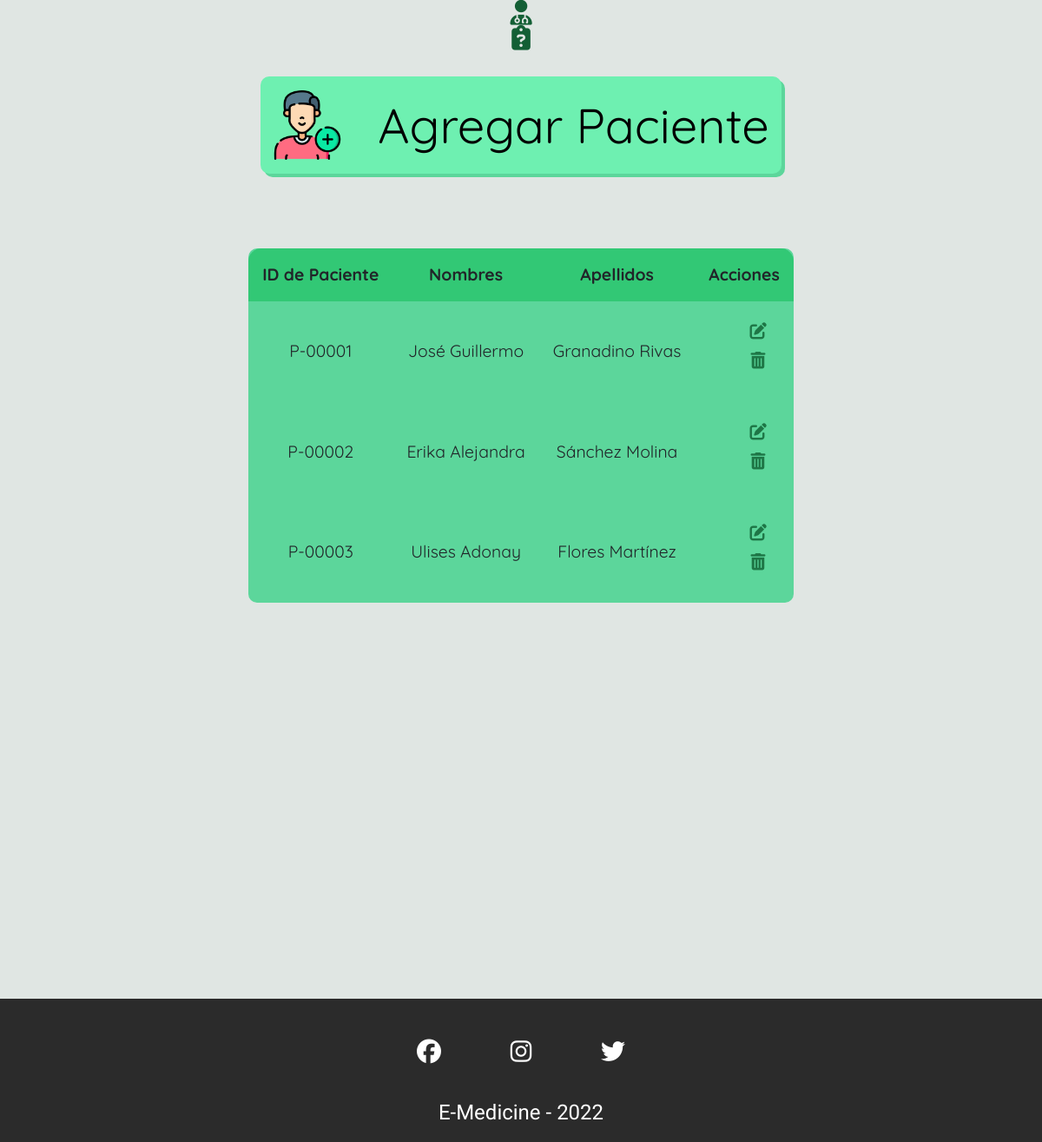
/view/viewAdminPacientes.php, run on an earlier commit of the app's database.
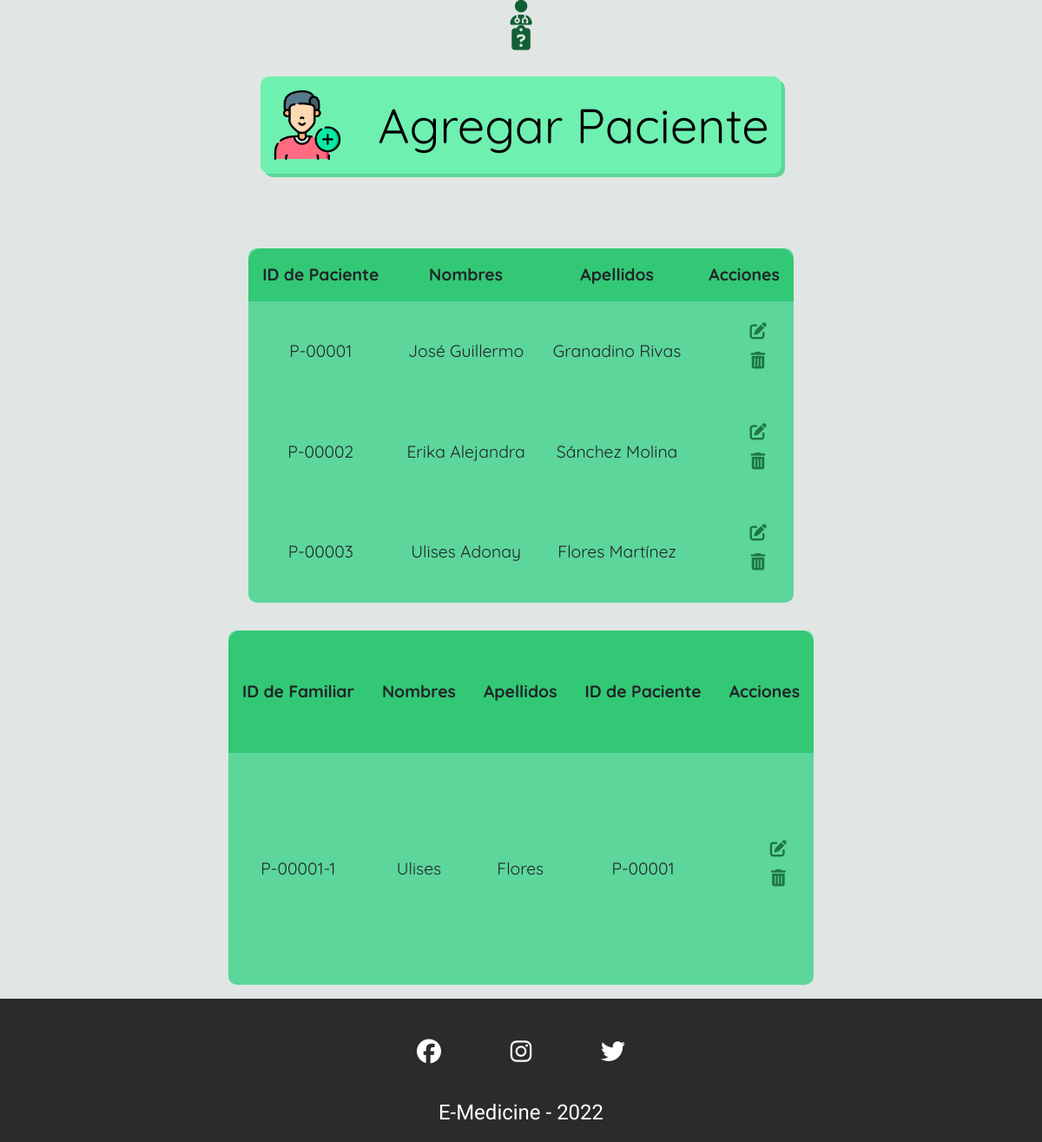
And on a later commit of the database.
### tables this page shows
CREATE TABLE IF NOT EXISTS `pacientes` (
  `idPaciente` varchar(255) NOT NULL,
  `nombre` varchar(255) NOT NULL,
  `apellido` varchar(255) NOT NULL,
  `peso` varchar(255) NOT NULL,
  `altura` varchar(255) NOT NULL,
  `fechaNacimiento` date NOT NULL,
  `fechaIngreso` date NOT NULL,
  `genero` varchar(255) NOT NULL,
  `municipio` varchar(255) NOT NULL,
  `correo` varchar(255) NOT NULL,
  `pass` varchar(255) NOT NULL,
  `telefono` varchar(255) NOT NULL
);

CREATE TABLE IF NOT EXISTS `familiar` (
  `idPerfil` varchar(255) NOT NULL,
  `idPaciente` varchar(255) NOT NULL,
  `nombres` varchar(255) NOT NULL,
  `apellidos` varchar(255) NOT NULL,
  `peso` varchar(255) NOT NULL,
  `altura` varchar(255) NOT NULL,
  `fechaNac` date NOT NULL,
  `genero` varchar(255) NOT NULL,
  `municipio` varchar(255) NOT NULL,
  `enfermedades` varchar(255) NOT NULL
);

### model/DaoPaciente.php (called while the page is built, shortened)
<?php
class DaoPaciente{
    public function listadoPacientes() {
        $cn = new Conexion;
        $dbh = $cn->getConexion();
        $sql = "SELECT idPaciente, nombre, apellido FROM pacientes ORDER BY idPaciente ";
        try {
            $stmt = $dbh->prepare($sql);
            $stmt->execute();
            $paciente = $stmt->fetchAll();
            return $paciente;
        } catch (Exception $e) {
            $e->getMessage();
        }
    }
}
?>

### model/DaoFamiliar.php (called while the page is built, shortened)
<?php
    class DaoFamiliar {
        public function listadoFamiliarCompleto() {
            $cn = new Conexion;
            $dbh = $cn->getConexion();
            $sql = "SELECT idPerfil, nombres, apellidos, idPaciente FROM familiar ORDER BY idPerfil";
            try {
                $stmt = $dbh->prepare($sql);
                $stmt->execute();
                $paciente = $stmt->fetchAll();
                return $paciente;
            } catch (Exception $e) {
                $e->getMessage();
            }
        }
    }
?>

### view/viewAdminPacientes.php (the view, shortened to what this page needs)
<?php session_start();
    require_once("plugins/funciones.php");
    require_once '../controller/ctrlUsuario.php';
?>
<!DOCTYPE html>
<html lang="en">
<head>
    <link rel="stylesheet" href="css/viewAdmin-style.css">
</head>
<body>
    <main class="all-container">
        <article>
            <a href="../controller/ctrlAdmin.php?accion=addPaciente" class="agregarUser">
                <img class = "add-image" src="../assets/imgs/add.png" alt="">
                <span class="add-text">Agregar Paciente</span>
            </a>
            <section>
                <table>
                <tr>
                    <th>ID de Paciente</th>
                    <th>Nombres</th>
                    <th>Apellidos</th>
                    <th>Acciones</th>
                </tr>
                <?php
                if (!isset($pacientes)) {
                    require_once("../model/DaoPaciente.php");
                } else {
                    require_once("../model/DaoPaciente.php");
                }
                    $dao = new DaoPaciente();
                    $pacientes = $dao->listadoPacientes();
                    foreach ($pacientes as $pacient) {
                        echo "<tr>
                                <td>".$pacient['idPaciente']."</td>
                                <td>".$pacient['nombre']."</td>
                                <td>".$pacient['apellido']."</td>
                                <td>
                                    <ul>
                                        <li><button><i class='fas fa-edit'></i></button></li>
                                        <li><button><i class='fas fa-trash-alt'></i></button></li>
                                    </ul>
                                </td>
                                </tr>";
                    }
                 ?>
                </table>
<?php
                if (!isset($familiar)) {
                    require_once("../model/DaoFamiliar.php");
                } else {
                    require_once("../model/DaoFamiliar.php");
                }
                    $dao = new DaoFamiliar();
                    $familiar = $dao->listadoFamiliarCompleto();
                    if (count($familiar) < 1 ) {
                    } else {
                        echo "<table>
                        <tr>
                            <th>ID de Familiar</th>
                            <th>Nombres</th>
                            <th>Apellidos</th>
                            <th>ID de Paciente</th>
                            <th>Acciones</th>
                        </tr>";
                        foreach ($familiar as $familia) {
                            echo "<tr>
                                    <td>".$familia['idPerfil']."</td>
                                    <td>".$familia['nombres']."</td>
                                    <td>".$familia['apellidos']."</td>
                                    <td>".$familia['idPaciente']."</td>
                                    <td>
                                        <ul>
                                            <li><button><i class='fas fa-edit'></i></button></li>
                                            <li><button><i class='fas fa-trash-alt'></i></button></li>
                                        </ul>
                                    </td>
                                    </tr>";
                    }
                    }
                 ?>
            </table>
            </section>
        </article>
    </main>
</body>
</html>

What changed in the data, as far as the page shows it:
added familiar: idPerfil "P-00001-1", nombres "Ulises", apellidos "Flores", idPaciente "P-00001"
Also different on the page:
text now shown: "ID de Familiar Nombres Apellidos ID de Paciente Acciones"
